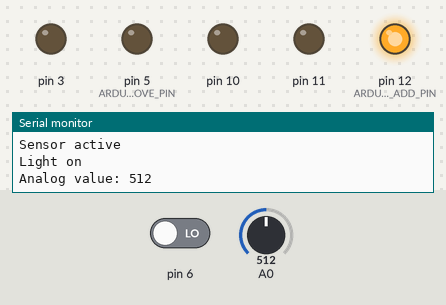
This program was run on a simulated Arduino Uno, built with avr-gcc and run on an emulated ATmega328P. Shown: output pins drawn as LEDs (lit = HIGH), the last lines printed to the serial monitor. Dashed ring = blinking. Inputs (shaded band) come from the test bench; at power-on: A0 = 512, pin 6 LOW.

Above: at 1.2 s.
1.3 s: A0 set to 529
At 3.1 s:
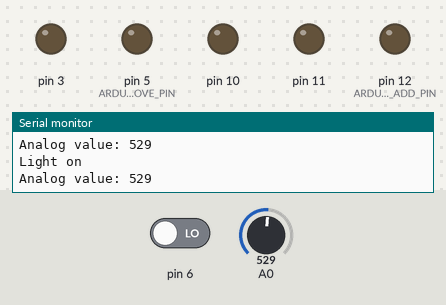
3.5 s: A0 set to 511
At 4.4 s:
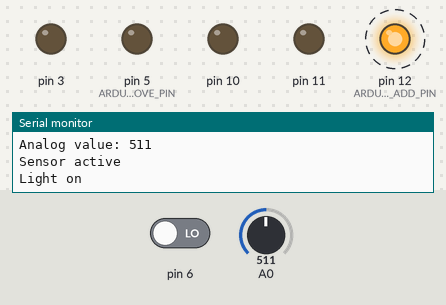
Timing chart, 0 to 11.0 s (numbered marks = the images above; inputs shaded):
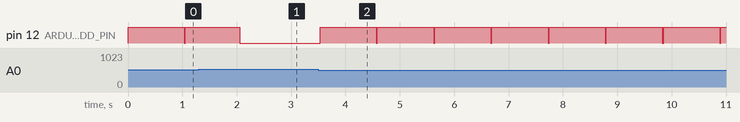

Measured:
- the behaviour switches between 512 and 513 on A0 (found by bisection; images 0 and 1)
- after the input at 1.3 s, pin 12 (ARDU_TX_ADD_PIN): goes on until 2.1 s, then stays LOW
- after the input at 3.5 s, pin 12 (ARDU_TX_ADD_PIN): alternates HIGH for 1.0 s and LOW for 0.02 s, starting at once

The program:

main.cpp
```cpp
#include <Arduino.h>

#include "Internet.h"
#include "SignalCoordinator.h"
#include "Light.h"
#include "Sensor.h"

//NUM_LIGHTS is defined in SignalCoordinator.h and in Internet.h so if you change one change the other... #HACK

#define LAMP_INDEX 2
#define RED 0
#define GREEN 0
#define BLUE 0

#define ARDU_TX_ADD_PIN 12
#define ARDU_TX_REMOVE_PIN 5

#define TIME 10

Internet internet;
SignalCoordinator signalCoordinator;
Light light;
Sensor sensor;

byte lamp_number = LAMP_INDEX;
byte color_r = RED;
byte color_g = GREEN;
byte color_b = BLUE;

byte seconds_active = 0;
unsigned long int last_update_time = 0;

void setup() {

  Serial.begin(9600);

  internet.begin();
  signalCoordinator.begin(internet);
  light.begin();
  sensor.begin();

  last_update_time = millis();
}

void loop() {

  internet.update();
  signalCoordinator.update();
  light.update();
  sensor.update();

  if (sensor.isActive()){
    seconds_active = TIME;
    signalCoordinator.txActiveSignal();
    last_update_time = millis();
    Serial.println("Sensor active");
  }
  else if (signalCoordinator.rxActiveSignal(lamp_number)){
    seconds_active = TIME;
    last_update_time = millis();
    Serial.println("Received active signal");
    internet.txDeleteMessage();
  }
  else if (seconds_active > 0 && millis() - last_update_time > 1000){
    seconds_active--;
    last_update_time = millis();
    Serial.print("Seconds active: ");
    Serial.println(seconds_active);
  }

  if (seconds_active > 0){
    light.setColor(color_r, color_g, color_b);
    Serial.println("Light on");
  }
  else{
    light.setColor(255, 255, 255);
  }

}

int main() {
  init();
  setup();
  while (true) {
    loop();
  }
  // Never happens
  return 0;
}
```
